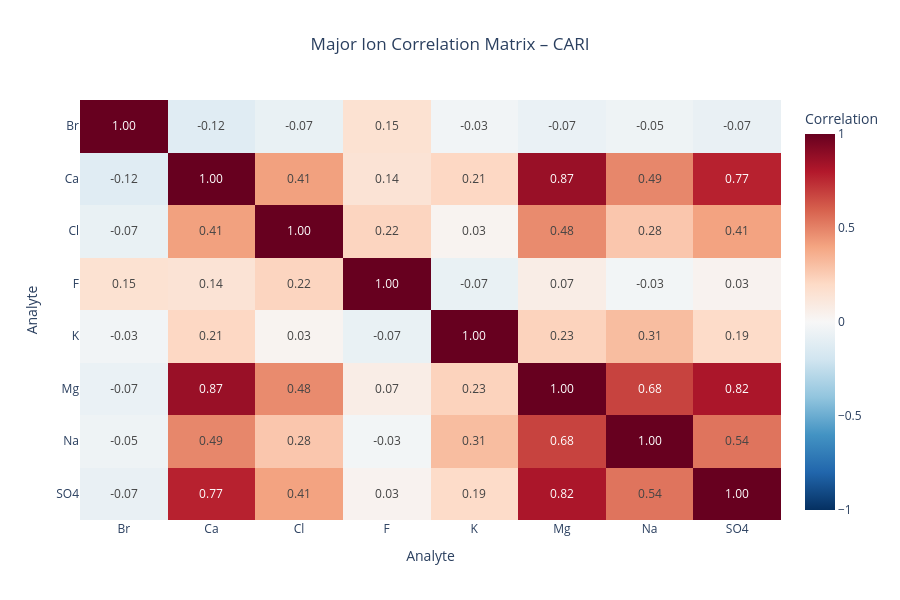
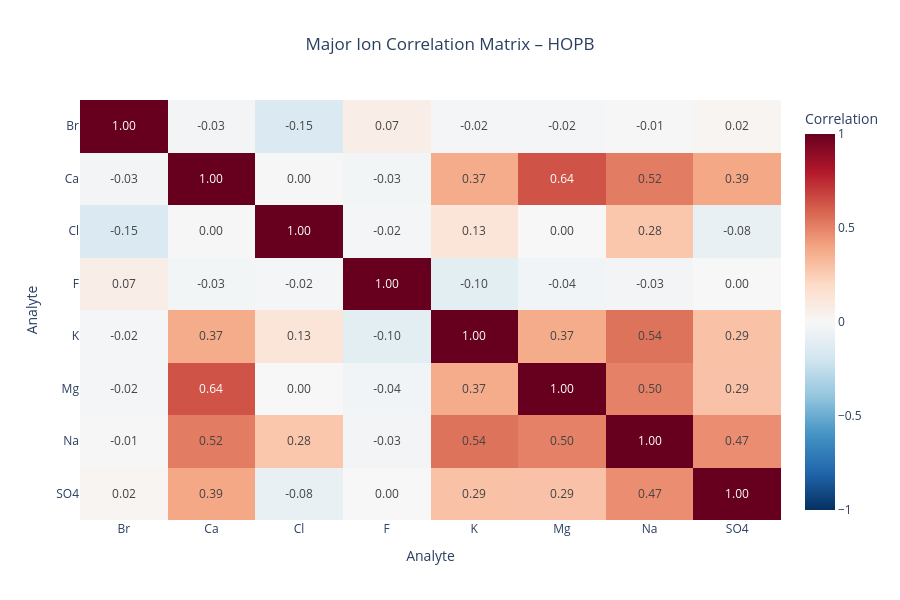

Notebook cell for these charts, in order:
### Code cell
import numpy as np
import pandas as pd
import plotly.express as px

# 1. Select relevant columns (including your sample/date identifier)
plot5_df = two_site_chem.select(
    "siteID", "analyte", "analyteConcentration", "sampleID"
).toPandas()

# 2. Convert concentration to numeric
plot5_df["analyteConcentration"] = pd.to_numeric(
    plot5_df["analyteConcentration"], errors="coerce"
)

# 3. Remove missing values
plot5_df = plot5_df.dropna(subset=["analyte", "analyteConcentration"])

# 4. Create separate correlation matrix for each site
for site in ["CARI", "HOPB"]:

    site_df = plot5_df[plot5_df["siteID"] == site]

    # Pivot analytes into columns using sampleID as index
    pivot_df = site_df.pivot_table(
        index="sampleID",  # <-- Grouping by sample/date fixes the NaN blank spots
        columns="analyte",
        values="analyteConcentration",
        aggfunc="mean",  # Aggregates if duplicate measurements exist
    )

    # Calculate correlation matrix
    corr_matrix = pivot_df.corr()

    # Create heatmap
    fig = px.imshow(
        corr_matrix,
        text_auto=".2f",
        aspect="auto",
        title=f"Major Ion Correlation Matrix – {site}",
        labels={"x": "Analyte", "y": "Analyte", "color": "Correlation"},
        zmin=-1,
        zmax=1,
        color_continuous_scale="RdBu_r",  # Added color scale so negative/positive correlations stand out
    )

    fig.update_layout(height=600, title_x=0.5, template="plotly_white")

    fig.show()

### Figure 1 — Plotly figure (JSON) as saved in the notebook; plotly's stock layout.template omitted (floating-point values rounded to 4 significant figures)
{"data": [{"coloraxis": "coloraxis", "hovertemplate": "Analyte: %{x}<br>Analyte: %{y}<br>Correlation: %{z}<extra></extra>", "name": "0", "texttemplate": "%{z:.2f}", "type": "heatmap", "x": ["Br", "Ca", "Cl", "F", "K", "Mg", "Na", "SO4"], "xaxis": "x", "y": ["Br", "Ca", "Cl", "F", "K", "Mg", "Na", "SO4"], "yaxis": "y", "z": [[1.0, -0.1215, -0.07161, 0.1521, -0.0319, -0.0691, -0.04664, -0.07255], [-0.1215, 1.0, 0.4103, 0.1427, 0.2093, 0.8667, 0.4871, 0.7748], [-0.07161, 0.4103, 1.0, 0.2207, 0.0296, 0.4751, 0.276, 0.4052], [0.1521, 0.1427, 0.2207, 1.0, -0.07181, 0.07277, -0.0265, 0.03499], [-0.0319, 0.2093, 0.0296, -0.07181, 1.0, 0.2284, 0.3121, 0.1912], [-0.0691, 0.8667, 0.4751, 0.07277, 0.2284, 1.0, 0.6809, 0.8179], [-0.04664, 0.4871, 0.276, -0.0265, 0.3121, 0.6809, 1.0, 0.5407], [-0.07255, 0.7748, 0.4052, 0.03499, 0.1912, 0.8179, 0.5407, 1.0]]}], "layout": {"coloraxis": {"autocolorscale": false, "cmax": 1, "cmin": -1, "colorbar": {"title": {"text": "Correlation"}}, "colorscale": [[0, "rgb(5,48,97)"], [0.1, "rgb(33,102,172)"], [0.2, "rgb(67,147,195)"], [0.3, "rgb(146,197,222)"], [0.4, "rgb(209,229,240)"], [0.5, "rgb(247,247,247)"], [0.6, "rgb(253,219,199)"], [0.7, "rgb(244,165,130)"], [0.8, "rgb(214,96,77)"], [0.9, "rgb(178,24,43)"], [1, "rgb(103,0,31)"]]}, "height": 600, "title": {"text": "Major Ion Correlation Matrix – CARI", "x": 0.5}, "xaxis": {"anchor": "y", "domain": [0, 1], "title": {"text": "Analyte"}}, "yaxis": {"anchor": "x", "autorange": "reversed", "domain": [0, 1], "title": {"text": "Analyte"}}}}

### Figure 2 — Plotly figure (JSON) as saved in the notebook; plotly's stock layout.template omitted (floating-point values rounded to 4 significant figures)
{"data": [{"coloraxis": "coloraxis", "hovertemplate": "Analyte: %{x}<br>Analyte: %{y}<br>Correlation: %{z}<extra></extra>", "name": "0", "texttemplate": "%{z:.2f}", "type": "heatmap", "x": ["Br", "Ca", "Cl", "F", "K", "Mg", "Na", "SO4"], "xaxis": "x", "y": ["Br", "Ca", "Cl", "F", "K", "Mg", "Na", "SO4"], "yaxis": "y", "z": [[1.0, -0.0282, -0.1466, 0.0674, -0.02033, -0.02312, -0.006702, 0.0226], [-0.0282, 1.0, 0.004344, -0.02623, 0.3728, 0.6352, 0.5199, 0.3874], [-0.1466, 0.004344, 1.0, -0.0169, 0.1293, 0.002003, 0.277, -0.0765], [0.0674, -0.02623, -0.0169, 1.0, -0.1034, -0.03605, -0.02786, -0.0004438], [-0.02033, 0.3728, 0.1293, -0.1034, 1.0, 0.3747, 0.5436, 0.2927], [-0.02312, 0.6352, 0.002003, -0.03605, 0.3747, 1.0, 0.5039, 0.2911], [-0.006702, 0.5199, 0.277, -0.02786, 0.5436, 0.5039, 1.0, 0.4693], [0.0226, 0.3874, -0.0765, -0.0004438, 0.2927, 0.2911, 0.4693, 1.0]]}], "layout": {"coloraxis": {"autocolorscale": false, "cmax": 1, "cmin": -1, "colorbar": {"title": {"text": "Correlation"}}, "colorscale": [[0, "rgb(5,48,97)"], [0.1, "rgb(33,102,172)"], [0.2, "rgb(67,147,195)"], [0.3, "rgb(146,197,222)"], [0.4, "rgb(209,229,240)"], [0.5, "rgb(247,247,247)"], [0.6, "rgb(253,219,199)"], [0.7, "rgb(244,165,130)"], [0.8, "rgb(214,96,77)"], [0.9, "rgb(178,24,43)"], [1, "rgb(103,0,31)"]]}, "height": 600, "title": {"text": "Major Ion Correlation Matrix – HOPB", "x": 0.5}, "xaxis": {"anchor": "y", "domain": [0, 1], "title": {"text": "Analyte"}}, "yaxis": {"anchor": "x", "autorange": "reversed", "domain": [0, 1], "title": {"text": "Analyte"}}}}
